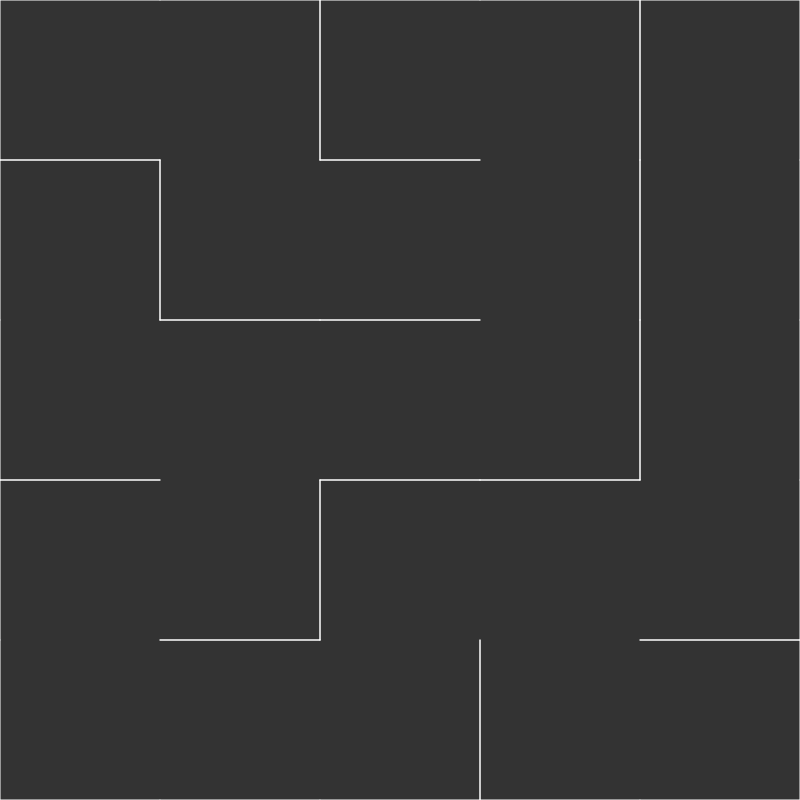
Frame 1 (no input)
Frame 60 (no input): identical to frame 1, image omitted
Frame 120 (the mouse pressed at the canvas centre since frame 60): identical to frame 1, image omitted

The p5.js sketch that drew this single still picture (run headless with seeded random() and noise() and a simulated clock; from frame 60 on, the mouse is pressed at the canvas centre):

// p5.js sketch
// ── sketch.js
let size = 800;
let nbCells = 5;
let cellSize = Math.floor(size / nbCells);
let grid = [];

let start;
let end;
function setup() {
    createCanvas(size, size);
    createGridWithCells();
    addNeighbours();
    generateMaze();
    console.log(grid)
    start = 0;
    end = 24;
}


let queue = [];
let current = grid[start];
function draw() {
    background(51);
    removeElements();
    for (let i = 0; i < grid.length; i++) {
        grid[i].show();
    }
}

function createGridWithCells() {
    for (let row = 0; row < nbCells; row++)
        for (let col = 0; col < nbCells; col++)
            grid.push(new Cell(col, row, cellSize));
}

function addNeighbours() {
    //north, easth, south, west
    let dirX = [-1, 0, 1, 0];
    let dirY = [0, 1, 0, -1];

    for (let cellIndex = 0; cellIndex < grid.length; cellIndex++) {
        for (let i = 0; i < dirX.length; i++) {
            let rr = grid[cellIndex].posX + dirX[i];
            let cc = grid[cellIndex].posY + dirY[i];
            if (rr < 0 || cc < 0)
                continue
            if (rr >= nbCells || cc >= nbCells)
                continue;

            var index1D = rr + cc * nbCells;
            var neighbour = grid[index1D];
            grid[cellIndex].addNeighbour(neighbour);
        }
    }
}

function generateMaze() {
    let stack = [];
    let startCell = grid[0];
    startCell.visited = true;
    stack.push(startCell);
    while (stack.length > 0) {
        let current = stack.pop();
        current.visited = true;
        let next = current.getRandomNeighbour(nbCells);
        if (next) {
            stack.push(current);
            next.visited = true;
            stack.push(next);
            removeWall(current, next);
            current.addConnectedNeighbour(next);
            next.addConnectedNeighbour(current);
            current = next;
        } else if (stack.length > 0) {
            current = stack.pop();
        }
    }
    
    // reset the visited property for the BFS to perform.
    for (let i = 0; i < grid.length; i++)
        grid[i].visited = false;
}

function removeWall(current, next) {
    let x = current.posX - next.posX;
    if (x === 1) {
        current.removeWall(3)
        next.removeWall(1);
    } else if (x === -1) {
        current.removeWall(1);
        next.removeWall(3);
    }

    let y = current.posY - next.posY;
    if (y === 1) {
        current.removeWall(0);
        next.removeWall(2);
    } else if (y === -1) {
        current.removeWall(2);
        next.removeWall(0);
    }
}


// ── cell.js
function Cell(posX, posY, size) {
    this.posX = posX;
    this.posY = posY;
    this.size = size;
    //where do x and y start in pixels
    this.startX = this.posX * size;
    this.startY = this.posY * size;
    this.walls = [true, true, true, true];
    this.visited = false;

    // available neighbours (with open walls)
    this.neighbours = [];
    this.opennedNeighbours = [];

    this.highlighted = false;

    this.show = function () {
        stroke(255);
        strokeWeight(1);

        // let p = createP(this.posX + ", " + this.posY);
        // p.position(this.startX + 10, this.startY + 10)

        if (this.walls[0]) {
            line(this.startX, this.startY, this.startX + this.size, this.startY);
        }

        if (this.walls[1]) {
            line(this.startX + this.size, this.startY, this.startX + this.size, this.startY + this.size)
        }

        if (this.walls[2]) {
            line(this.startX, this.startY + this.size, this.startX + this.size, this.startY + this.size)
        }

        if (this.walls[3]) {
            line(this.startX, this.startY, this.startX, this.startY + this.size)
        }

        if (this.highlighted) {
            noStroke();
            fill(0, 0, 255, 100);
            rect(this.startX, this.startY, this.size, this.size)
        }
    }

    this.removeWall = function (position) {
        this.walls[position] = false
    }

    this.addNeighbour = function (cell) {
        this.neighbours.push(cell);
    }

    this.addConnectedNeighbour = function (cell) {
        this.opennedNeighbours.push(cell);
    }

    this.getRandomNeighbour = function (bound) {
        var neighbours = this.getNeighbours(bound);
        if (neighbours.length > 0) {
            let r = floor(random(0, neighbours.length));
            return neighbours[r];
        } else {
            return undefined;
        }
    }

    this.getNeighbours = function (bound) {
        var neighbours = [];

        //north, easth, south, west
        let dirX = [-1, 0, 1, 0];
        let dirY = [0, 1, 0, -1];
        for (let i = 0; i < dirX.length; i++) {
            let rr = this.posX + dirX[i];
            let cc = this.posY + dirY[i];
            if (rr < 0 || cc < 0)
                continue
            if (rr >= bound || cc >= bound)
                continue;

            var index1D = rr + cc * bound;
            var neighbour = grid[index1D];
            if (neighbour.visited == false) {
                neighbours.push(neighbour);
            }
        }

        return neighbours;
    }
}
